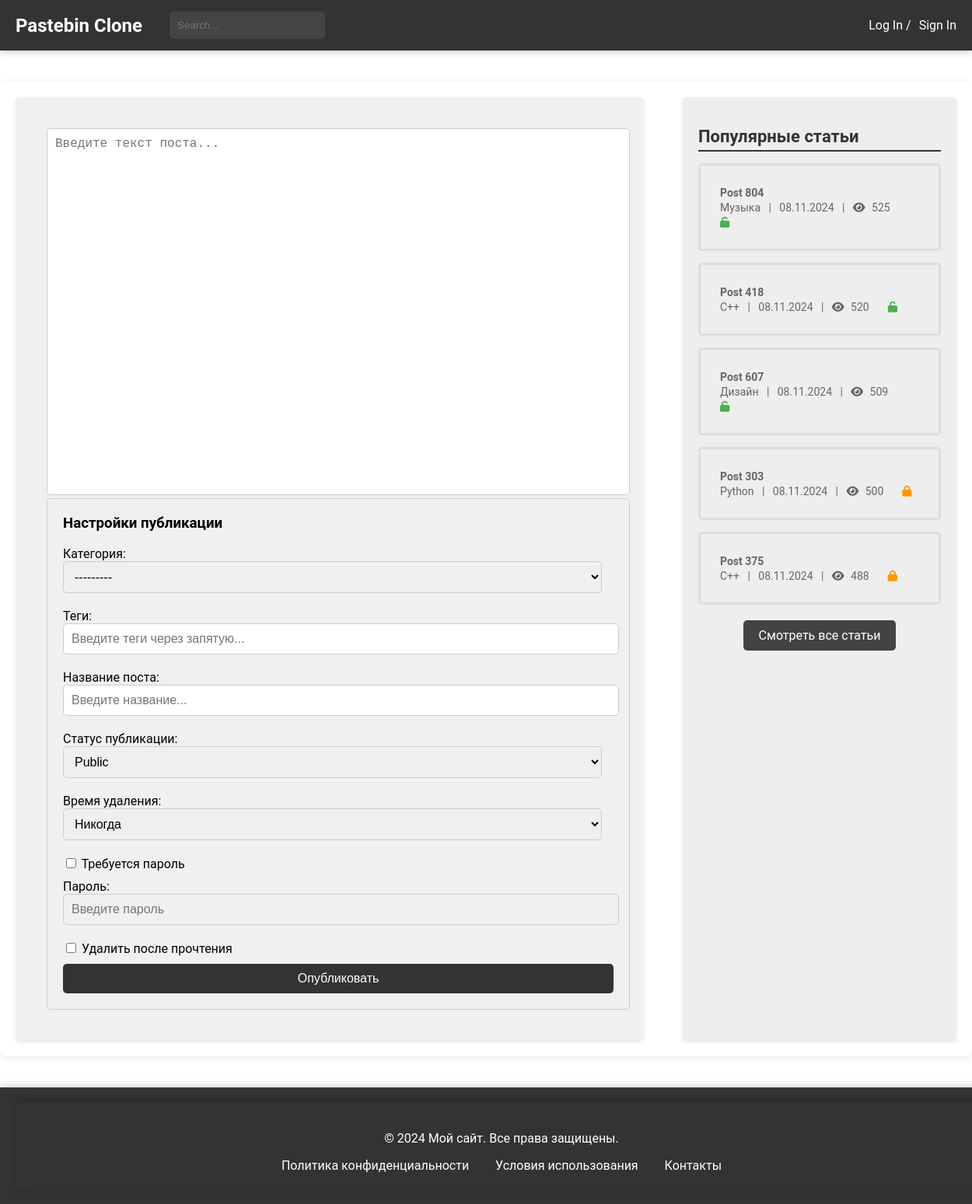
The app's page /, older data.
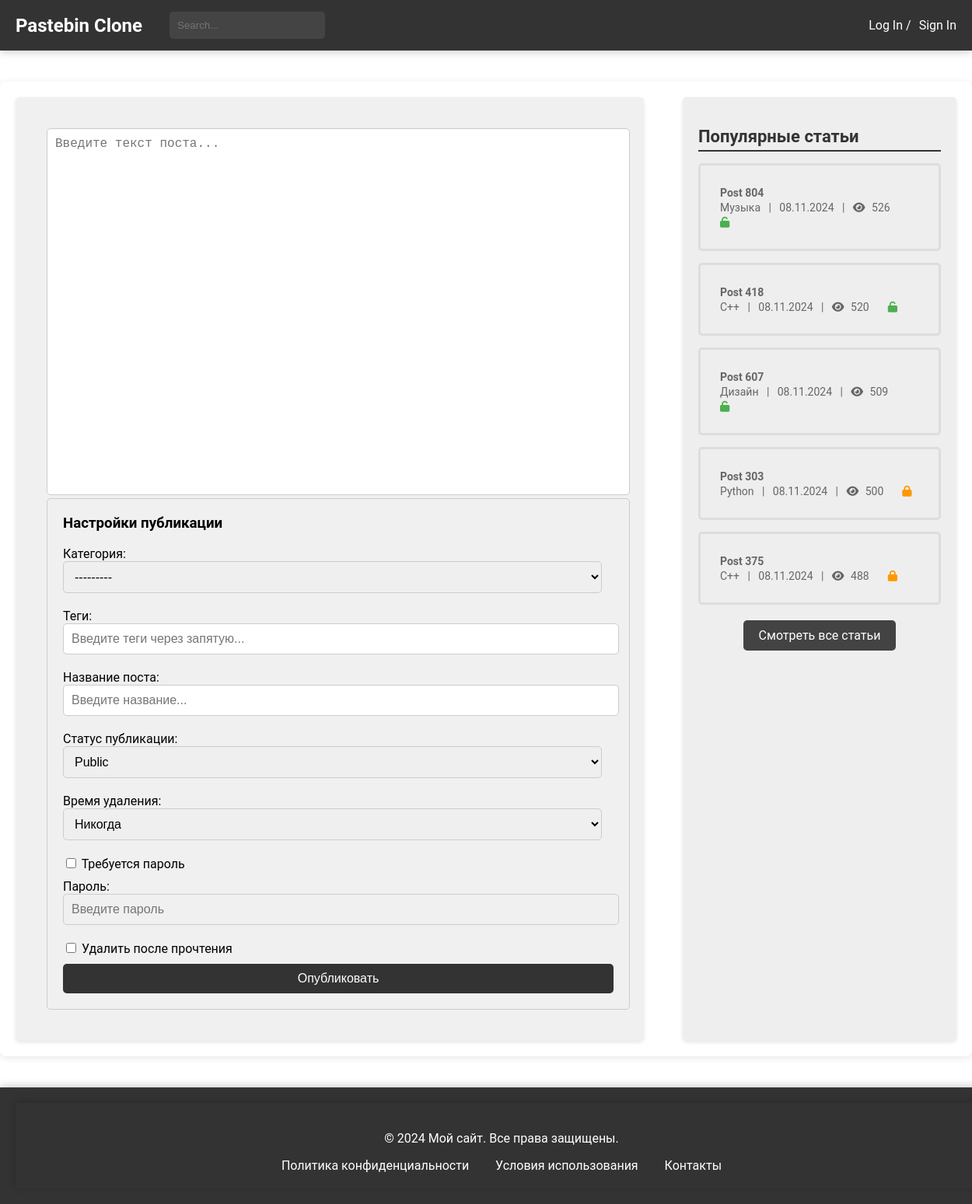
The same page, newer data.
### blog/models.py (models this page shows, shortened)
class Paste(models.Model):
    ACCESS_STATUS_CHOICES = [
        (0, 'Private'),
        (1, 'Public'),
        (2, 'Draft'),
    ]
    TIME_LIVE_CHOICES = [
        (None, 'Никогда'),
        (timedelta(minutes=2), 'Через 2 минуты'),
        (timedelta(hours=1), 'Через 1 час'),
        (timedelta(days=1), 'Через 1 день'),
        (timedelta(weeks=1), 'Через 1 неделю'),
    ]
    title = models.CharField(max_length=200)
    content = models.TextField()
    author = models.ForeignKey(User, on_delete=models.CASCADE)
    created_at = models.DateTimeField(auto_now_add=True)
    updated_at = models.DateTimeField(auto_now=True)
    slug = models.UUIDField(default=uuid.uuid4, editable=False, unique=True)
    tags = models.ManyToManyField(Tag, related_name='posts')
    category = models.ForeignKey(Category, on_delete=models.SET_NULL, null=True)
    access_status = models.IntegerField(choices=ACCESS_STATUS_CHOICES, default=1)
    time_live = models.DurationField(null=True, blank=True)
    password = models.CharField(max_length=100, null=True, blank=True)
    is_delete_after_read = models.BooleanField(default=False)
    views_count = models.PositiveIntegerField(default=0)
    favourite_count = models.PositiveIntegerField(default=0)
    def get_formatted_created_at(self):
        return self.created_at.strftime('%d.%m.%Y')
    class Meta:
        verbose_name = 'Паста'
        verbose_name_plural = 'Паста'

class Category(models.Model):
    name = models.CharField(max_length=30, unique=True)
    parent = models.ForeignKey(
        'self',
        on_delete=models.CASCADE,
        null=True, blank=True,
        related_name='subcategories'
    )
    def __str__(self):
        return self.name
    class Meta:
        verbose_name = 'Категория'
        verbose_name_plural = 'Категории'

### blog/views.py (the view, shortened to what this page needs)
# urls.py: path('', views.index, name='index'),
def index(request):
    form = PasteForm()
    popular_posts = Paste.objects.order_by('-views_count')[:5]
    user = request.user
    context = {
        'form': form,
        'popular_posts': popular_posts,
    }
    return render(request, 'blog/index.html', context)

### general/context_processors.py (called while the page is built)
def unread_counts(request):
    if request.user.is_authenticated:
        unread_messages_count = Messages.objects.filter(user=request.user, is_checked=False).count()
        unread_notifications_count = Notifications.objects.filter(user=request.user, is_checked=False).count()
    else:
        unread_messages_count = 0
        unread_notifications_count = 0
    return {
        'unread_messages_count': unread_messages_count,
        'unread_notifications_count': unread_notifications_count,
    }

### blog/templates/blog/index.html (shortened to what this page needs)
{% extends 'blog/temps/base.html' %}
{% load static %}
{% block head %}
    <link rel="stylesheet" type="text/css" href="{% static 'css/index.css' %}">
{% endblock %}
{% block content %}
<main class="container">
    <div class="main-container">
        <section class="left-block">
            <div class="post-form">
                <form method="POST" action="{% url 'blog:create-paste' %}">
                    <div class="post-editor">
                        {{ form.content }}
                    </div>
                    <div class="post-settings">
                        <h3>Настройки публикации</h3>
                        <label>
                            Категория:
                            {{ form.category }}
                        </label>
                        <label>
                            Теги:
                            {{ form.tags }}
                        </label>
                        <label>
                            Название поста:
                            {{ form.title }}
                        </label>
                        <label>
                            Статус публикации:
                            {{ form.access_status }}
                        </label>
                        <label>
                            Время удаления:
                            {{ form.time_live }}
                        </label>
                        <label>
                            <input type="checkbox" name="need_password" id="need-password" class="need-password" onclick="togglePasswordField()">
                            Требуется пароль
                        </label>
                        <label>
                            Пароль:
                             <input type="password" name="password" id="password-field" placeholder="Введите пароль" disabled>
                        </label>
                        <label>
                            <input type="checkbox" name="is_delete_after_read" class="delete-after-read"> Удалить после
                            прочтения
                        </label>
                        <button type="submit">Опубликовать</button>
                    </div>
                </form>
            </div>
        </section>
        {% include 'blog/temps/popular_posts.html' %}
    </div>
</main>
{% endblock %}

### blog/templates/blog/temps/popular_posts.html
{% load static %}
<head>
    <link rel="stylesheet" type="text/css" href="{% static 'css/popular_posts.css' %}">
    <link rel="stylesheet" href="https://cdnjs.cloudflare.com/ajax/libs/font-awesome/6.0.0-beta3/css/all.min.css">
</head>
<div class="right-block">
    <h2>Популярные статьи</h2>
    <ul>
        {% for popular_post in popular_posts %}
        <li>
            <a href="{% url 'blog:post-detail' popular_post.slug %}">
                <span class="article-title">{{popular_post.title}}</span>
                <br>
                <span class="article-meta">{{ popular_post.category }} &nbsp; | &nbsp; {{ popular_post.get_formatted_created_at }} &nbsp; |  &nbsp;
                                    <i class="fa fa-eye"></i> <span
                            class="view-count">{{popular_post.views_count}}</span></span>
                {% if popular_post.password %}
                <span><i class="fa fa-lock" aria-hidden="true" style="color: #FF9800;"></i></span>
                {% else %}
                <span><i class="fa fa-unlock" aria-hidden="true" style="color: #4CAF50;"></i></span>
                {% endif %}
            </a>
        </li>
        {% endfor %}
    </ul>
     <div class="all-posts-link">
        <a href="{% url 'blog:posts-list' %}">Смотреть все статьи</a>
    </div>
</div>

Row changes from the older to the newer data that the page shows:
changed Paste "Post 804": views_count "525" → "526"
